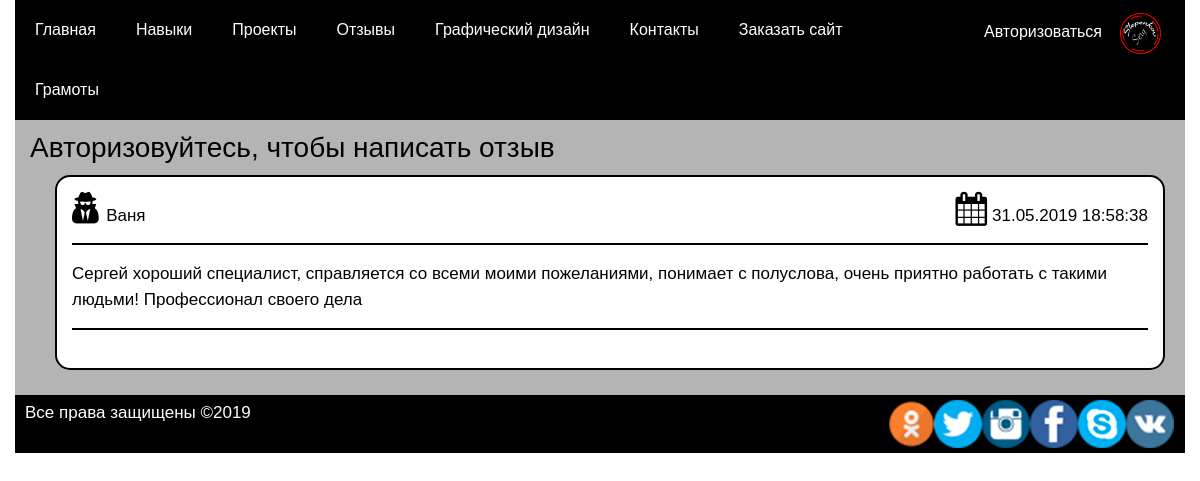
Screenshot of /?page=comments with the database file from the repository.
### tables this page shows
CREATE TABLE IF NOT EXISTS `menu` (
  `id` int(11) NOT NULL AUTO_INCREMENT,
  `title` varchar(255) NOT NULL,
  `url` varchar(255) NOT NULL,
  PRIMARY KEY (`id`)
);

CREATE TABLE IF NOT EXISTS `comments` (
  `id` int(11) NOT NULL AUTO_INCREMENT,
  `text` text NOT NULL,
  `data` datetime NOT NULL DEFAULT CURRENT_TIMESTAMP,
  `name` varchar(20) NOT NULL,
  `email` varchar(80) NOT NULL,
  PRIMARY KEY (`id`)
);

### index.php (called while the page is built, shortened)
<?php
require 'functions/db.php';
require 'functions/function.php';
connections();

### functions/function.php (the view, shortened to what this page needs)
<?php
function connections()
{
    $file = '';
    if (empty($_GET['page'])) {
        $file = 'main';
    } else {
        $file = $_GET['page'];
    }
    include 'tempate/header.php';
    include 'inip/' . $file . '.php';
    include 'tempate/footer.php';
}
function do_query($query)
{
    global $mysqli;
    $result = mysqli_query($mysqli, $query);
    return $result;
}
function get_menu()
{
    $sql = do_query('SELECT * FROM `menu`');
    $output = "<ul>";
    foreach ($sql as $r) {
        $output .= "<li><a href='" . $r['url'] . "'>" . $r['title'] . "</a></li>";
    }
    return $output;
}

### inip/comments.php
<h1>Отзывы</h1>
<?php
if (isset($_SESSION['data'])) {?>
    <form action="" method="post">
        <div class="form_grog">
            <p>Сообщения</p>
            <textarea class="form-control" name="text" placeholder="Сообщение"><?php echo @$_POST['text']; ?></textarea>
        </div>
        <div class="form_grog">
            <button type="submit" class="btn" name="submit">Отправить</button>
        </div>
    </form>
<?php
    if (isset($_POST['submit'])){
        $data = $_POST;
        $errors = array();
        if (empty($data['text'])){
            $errors[] = 'Сообщение пустое';
        }
        if (empty($errors)){
        $sf = do_query("SELECT COUNT(*) as count FROM `comments` WHERE `email` ='{$_SESSION['data']['email']}'");
        $sf = $sf->fetch_object();
        if (empty($sf->count)){
            $res =  do_query("INSERT INTO `comments` (`text`, `name`, `email`) VALUES ('{$data['text']}','{$_SESSION['data']['name']}','{$_SESSION['data']['email']}')");
            if ($res){
                echo '<div class="go">Успешно отправлено</div>';
            }
        }else{
            echo '<div class="errors">Вы уже отправили отзыв!!!</div>';
        }
        }else{
            echo '<div class="errors">'.array_shift($errors).'</div>';
        }
    }
}else{?>
    <p class="h3">Авторизовуйтесь, чтобы написать отзыв</p>
<?php
}
$resist = do_query("SELECT * FROM `comments`");
if (mysqli_num_rows($resist) > 0){
    $out = '<div class="container">';
     foreach ($resist as $item){
         $date = new DateTime($item['data']);
         $out .= '<div class="container_block">
                     <div class="container_block-head">
                        <div class="head_block">
                            <div class="block_cell">
                               <p><i class="fa fa-user-secret fa-2x" aria-hidden="true"></i>'.$item['name'].'</p>
                            </div>
                            <div class="block_cell">
                                <p class="text-right"><i class="fa fa-calendar fa-2x" aria-hidden="true"></i>'. $date->format('d.m.Y H:i:s').'</p>
                            </div>
                        </div>
                    </div>
                    <div class="container_block-content">
                        <div class="content_title">
                            <div class="content_title-text">
                                <p>'.$item['text'].'</p>
                            </div>
                        </div>
                    </div>
                </div>';
     }
     $out .= '</div>';
     echo $out;
}else{
    echo "<p class='h3'>Нет отзывов</p>";
}
?>

### css/style.css (style rules this page uses)
* { padding: 0; margin: 0; }
body { font-family: sans-serif; font-size: 17px; color: black; font-weight: normal; text-decoration: none; }
div { box-sizing: border-box; }
div:after, div:before { content: ''; clear: both; display: block; }
p { margin-bottom: 0; }
.fa-user-secret, .fa-calendar { margin-right: 5px; }
h1, h2 { text-align: center; }
.container_block { background: #fff; border: 2px solid #000; width: 100%; margin: 10px; padding: 15px; border-radius: 15px; }
.container_block-head { margin-bottom: 15px; }
.container_block-content { border-top: 2px solid; padding: 16px 0; border-bottom: 2px solid; margin-bottom: 23px; }
.head_block { width: 100%; display: table; }
.block_cell { display: table-cell; width: 50%; }
.cobtainer .nenu nav ul { margin-bottom: 0; }
.cobtainer .nenu nav ul li { display: block; text-align: left; font-size: 16px; padding-left: 10px; }
.cobtainer .nenu nav ul li a { color: #fff; display: block; text-decoration: none; padding: 12px 0; }
@media (min-width: 960px) { .cobtainer .nenu nav ul, .cobtainer .nenu nav .ul_users { display: block; float: left; width: 80%; } }
@media (min-width: 960px) { .cobtainer .nenu nav ul li, .cobtainer .nenu nav .ul_users li { float: left; line-height: 1; display: block; padding: 10px 20px; } }

### rows the page displays
menu: title "Главная"
menu: title "Навыки"
menu: title "Проекты"
menu: title "Отзывы"
menu: title "Графический дизайн"
menu: title "Контакты"
menu: title "Заказать сайт"
menu: title "Грамоты"
comments: name "Ваня", data "31.05.2019 18:58:38", text "Сергей хороший специалист, справляется со всеми моими пожеланиями, понимает с полуслова, очень приятно работать с такими людьми! Профессионал своего дела"
